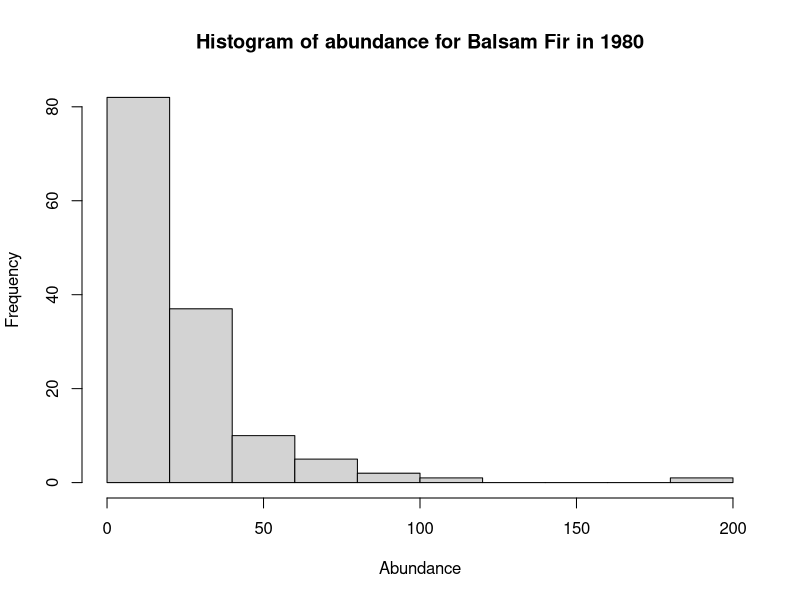
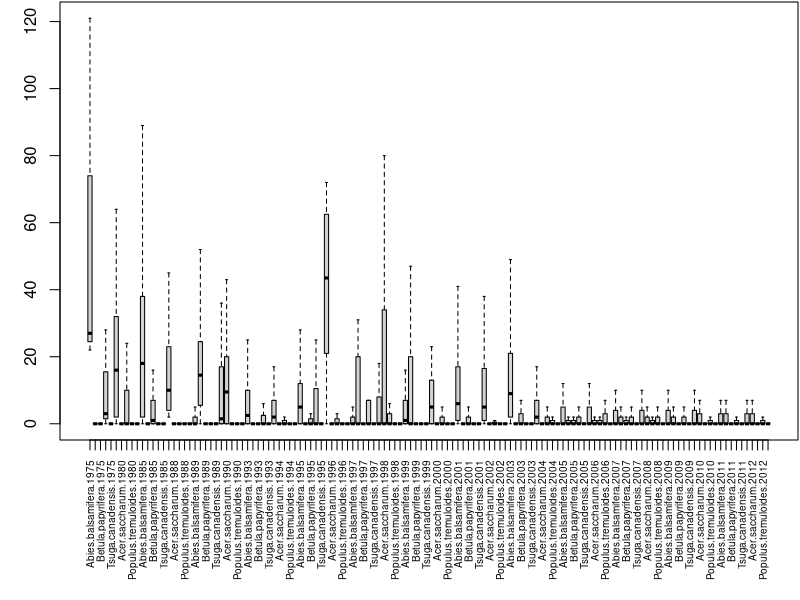
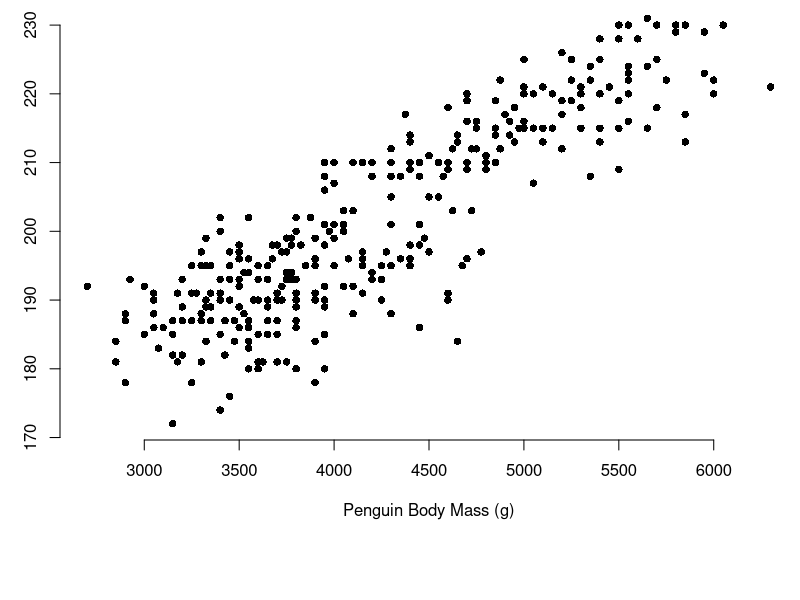
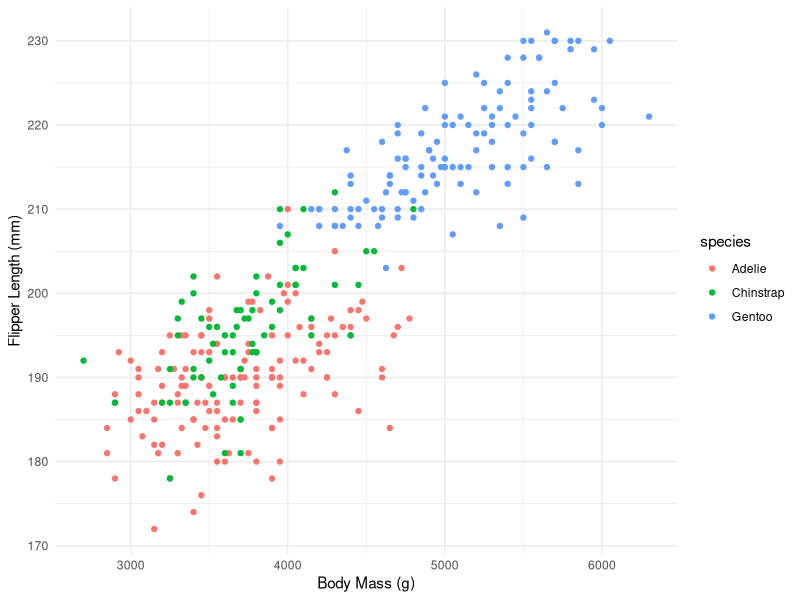
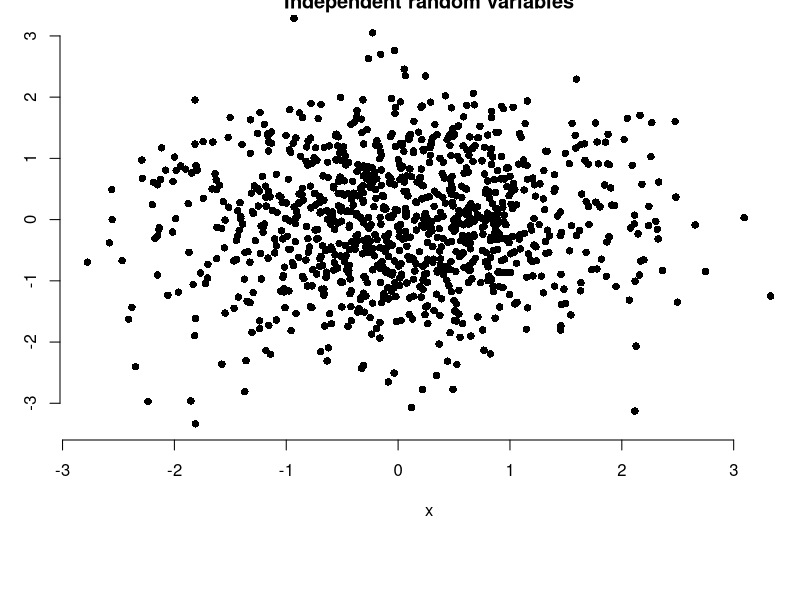
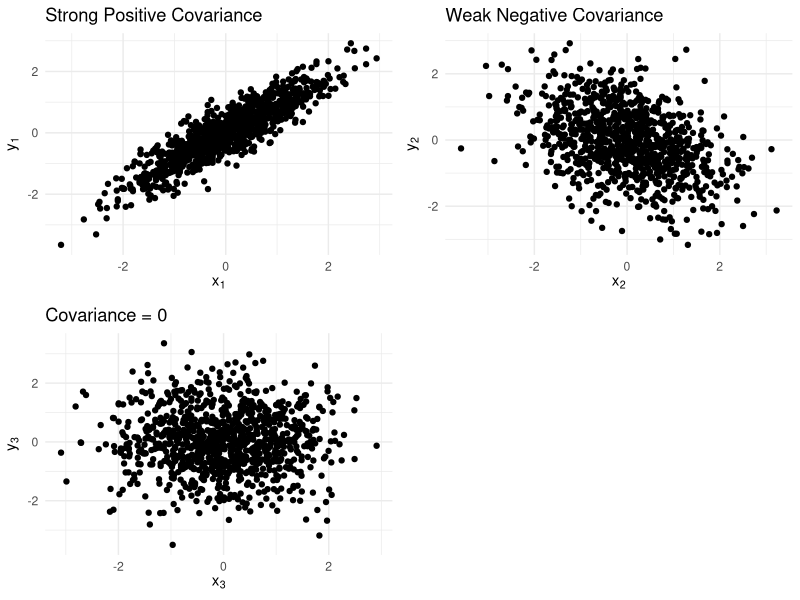
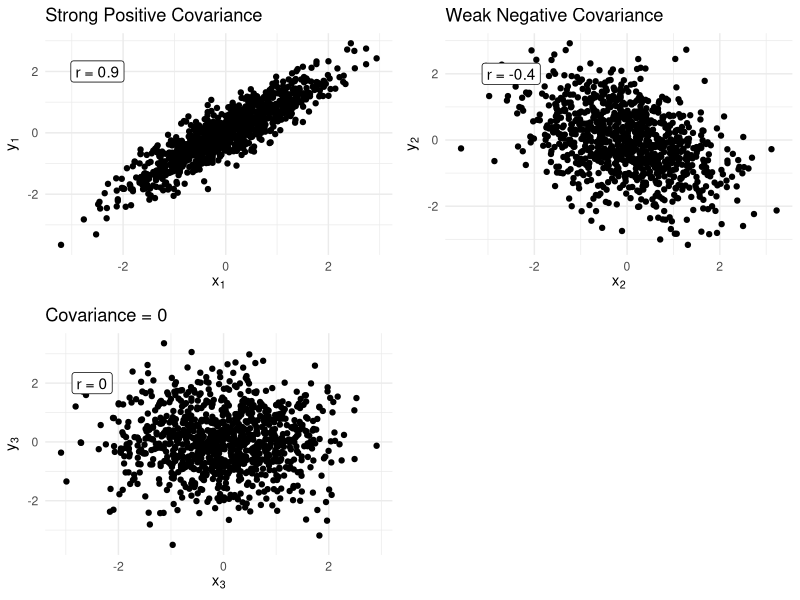
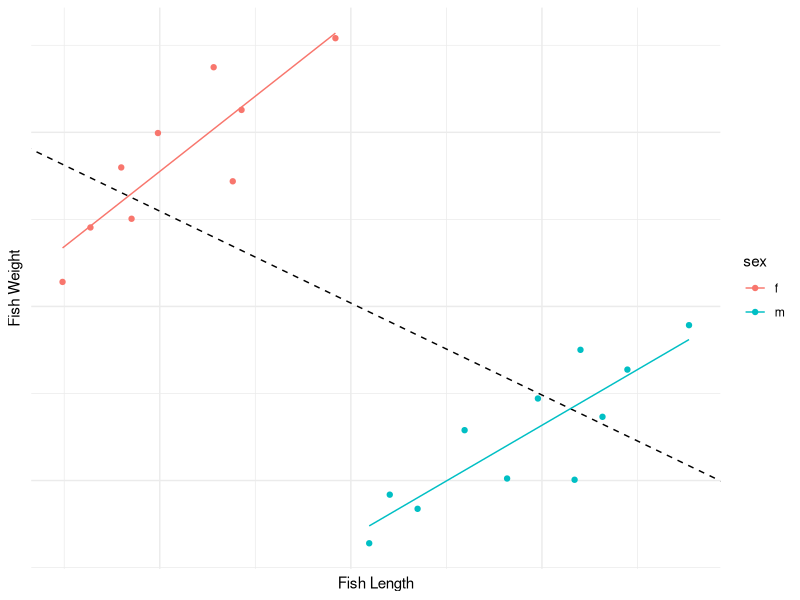

Reproduce these figures in R, in order.
## ---- chunk 1
## r code goes in to chunks, delimited like this. you can add one with the "Insert" menu
## This setup chunk should be used for defining the document defaults
## here, we set the default figure size, the comment character, and the type
## of graphics to use
knitr::opts_chunk$set(fig.width=5.5, fig.height=5.5, collapse = TRUE, comment = "##", dev="png", error=TRUE)

## this chunk us also a cood place to load any librarys you want
## and to store constants in the R environment
## here I save a set of 8 colours for figures
library(RColorBrewer)
cols = brewer.pal(8, "Set1")
library(mvtnorm)
library(ggplot2)
library(gridExtra)
## These two packages make table display nicer; you can omit them if you don't want
## to use tables
library(knitr)
library(kableExtra)
options(digits = 3)
set.seed(12345)
## ---- chunk 2
trees = read.csv("../datasets/tree_abundance.csv")
## ---- chunk 3
head(trees)
## ---- chunk 4
head(trees)
## ---- chunk 5
# install.packages("reshape2") # run this once, to install the package
library("reshape2")
trees_tall = melt(trees, id.vars = c("pid", "year"), 
				  variable.name = "species", 
				  value.name = "abundance")
head(trees_tall)
## ---- chunk 6
# install.packages("reshape2") # run this once, to install the package
library("reshape2")
trees_tall = melt(trees, id.vars = c("pid", "year"), 
				  variable.name = "species", 
				  value.name = "abundance")
head(trees_tall)
## ---- chunk 7
trees_wide = dcast(trees_tall, pid ~ species + year, 
				   value.var = "abundance", fill = 0)
trees_wide[1:10, 1:5]
## ---- chunk 8
balsam_fir_1980 = subset(trees_tall, 
						 species == "Abies.balsamifera" & 
						 	year == 1980)
hist(balsam_fir_1980$abundance, xlab = "Abundance", main = "Histogram of abundance for Balsam Fir in 1980")
## ---- chunk 9
balsam_fir_1980 = subset(trees_tall, 
						 species == "Abies.balsamifera" & 
						 	year == 1980)
head(balsam_fir_1980)
## ---- chunk 10
par(mar = c(8, 3, 0.1, 0.1)) # adjust the margins
bpl = boxplot(abundance ~ species + year, data = trees_tall, outline = FALSE, xlab = "",
			  xaxt = "n")
# do a bit of magic to rotate the axis labels
axis(side = 1, at = 1:length(bpl$names), labels = bpl$names, cex.axis = 0.6, las = 2)
## ---- chunk 11
# compute the mean of abundance, grouped by species and year
head(aggregate(abundance ~ species + year, 
			   data = trees_tall, FUN = mean))
## ---- chunk 12
# load penguin data
data(penguins, package = "palmerpenguins")
# convert to a data frame
penguins = as.data.frame(penguins)
# remove NAs
penguins = penguins[complete.cases(penguins),]
head(penguins)
## ---- chunk 13
# pch: plotting character, the symbol to use for the dots
# bty: the type of box to draw around the plot, 'n' disables this
plot(flipper_length_mm ~ body_mass_g, data = penguins, pch = 16, bty = 'n',
	 xlab = "Penguin Body Mass (g)", ylab = "Penguin Flipper Length (mm)")
## ---- chunk 14
ggplot(penguins) + 
	geom_point(aes(x = body_mass_g, y = flipper_length_mm, 
				   colour = species)) + 
	theme_minimal() + 
	xlab("Body Mass (g)") + ylab("Flipper Length (mm)")
## ---- chunk 15
x = rnorm(1000)
y = rnorm(1000) # these variables are independent

plot(x, y, pch=16, bty='n', main = "Independent random variables")
## ---- chunk 16
sig1 = matrix(c(1, 0.9, 0.9, 1), ncol=2)
sig2 = matrix(c(1, -0.4, -0.4, 1), ncol=2)
sig3 = matrix(c(1, 0, 0, 1), ncol=2)
xx1 = rmvnorm(1000, sigma = sig1)
x1 = xx1[,1]; y1 = xx1[,2]
xx2 = rmvnorm(1000, sigma = sig2)
x2 = xx2[,1]; y2 = xx2[,2]
xx3 = rmvnorm(1000, sigma = sig3)
x3 = xx3[,1]; y3 = xx3[,2]
p1 = ggplot(data.frame(x=x1, y = y1), aes(x=x, y=y)) + geom_point() +
	xlab(expression(x[1])) + ylab(expression(y[1])) +
	ggtitle("Strong Positive Covariance") + theme_minimal()
p2 = ggplot(data.frame(x=x2, y = y2), aes(x=x, y=y)) + geom_point() +
	xlab(expression(x[2])) + ylab(expression(y[2])) +
	ggtitle("Weak Negative Covariance") + theme_minimal()
p3 = ggplot(data.frame(x=x3, y = y3), aes(x=x, y=y)) + geom_point() +
	xlab(expression(x[3])) + ylab(expression(y[3])) +
	ggtitle("Covariance = 0") + theme_minimal()

## ---- chunk 17
# in R:
c(cov(x1, y1),
  cov(x2, y2),
  cov(x3, y3))
## ---- chunk 18
grid.arrange(p1, p2, p3, ncol=2)
## ---- chunk 19
# in R:
c(cor(x1, y1),
  cor(x2, y2),
  cor(x3, y3))
## ---- chunk 20
grid.arrange(
	p1 + annotate("label", x=-2.5, y=2, label=paste("r =", round(cor(x1, y1), 1))), 
	p2 + annotate("label", x=-2.5, y=2, label=paste("r =", round(cor(x2, y2), 1))), 
	p3 + annotate("label", x=-2.5, y=2, label=paste("r =", round(cor(x3, y3), 1))), ncol=2)
## ---- chunk 21
n = nrow(penguins)
(r = cor(penguins$body_mass_g, penguins$flipper_length_mm))
(s_r = sqrt((1-r^2)/(n-2)))
(t_val = r/s_r)
(2 * pt(t_val, n-2, lower.tail = FALSE)) # two-sided test

## ---- chunk 22
n = nrow(penguins)
(r = cor(penguins$body_mass_g, penguins$flipper_length_mm))
(s_r = sqrt((1-r^2)/(n-2)))
(t_val = r/s_r)
(2 * pt(t_val, n-2, lower.tail = FALSE)) # two-sided test

## ---- chunk 23
with(penguins, 
	 cor.test(body_mass_g, flipper_length_mm, alternative = "two.sided"))
## ---- chunk 24
csg = read.csv("../datasets/cor_subgroup.txt")
csg = csg[order(csg$sex, csg$x),]
mod = coef(lm(y~x, data = csg))
mod2 = lm(y~x*sex, data = csg)
segs = data.frame(xs = csg$x[c(1,10)], xe = csg$x[c(9, nrow(csg))], 
				   ys = predict(mod2)[c(1,10)], 
				   ye = predict(mod2)[c(9, nrow(csg))], sex = c('f', 'm'))
ggplot(csg, aes(x=x, y=y, col=sex)) + geom_point() + ylab("Fish Weight") + 
	xlab("Fish Length") + theme_minimal() + 
	geom_abline(aes(slope=mod[2], intercept = mod[1]), linetype=2) +
	geom_segment(data = segs, aes(x=xs, y=ys, xend=xe, yend=ye)) + 
	theme(axis.ticks=element_blank(), axis.text = element_blank())
## ---- chunk 25
set.seed(123)
n = 150
x = rlnorm(n)
y = exp(-1.5*x) + rgamma(n, 0.75, 0.75)
plot(x, y, pch=16, bty='n')
## ---- chunk 26
cor.test(x, y)
## ---- chunk 27
plot(rank(x), rank(y), pch = 16, bty='n')
## ---- chunk 28
cor.test(x, y)
cor.test(x, y, method = 'spearman')
## ---- chunk 29
tab = data.frame("colour" = c("violet", "white"), F2 = c(705, 224))
kable(tab)
## ---- chunk 30
tab = data.frame("colour" = c("violet", "white"), F2 = c(705, 224))
kable(tab)
## ---- chunk 31
# Test of proportions against a null hypothesis
# For small sample sizes, use binom.test
counts = matrix(c(705, 224), ncol = 2)
prop.test(counts, p = 0.75, alternative = "two.sided")
## ---- chunk 32
woodpecker = read.csv("../datasets/woodpecker.csv")
head(woodpecker)

table(woodpecker)
## ---- chunk 33
table(woodpecker)

table(woodpecker)/rowSums(table(woodpecker))

## ---- chunk 34
table(woodpecker)

table(woodpecker)/rowSums(table(woodpecker))

## ---- chunk 35
# for 2x2 tables with small sample sizes: Fisher's exact test
# fisher.test()
with(woodpecker, chisq.test(forest_type, nest_tree))

## ---- chunk 36
tab_burned = table(woodpecker[woodpecker$forest_type == "burned", "nest_tree"])
tab_burned = as.data.frame(tab_burned)
colnames(tab_burned) = c("nest_tree", "count")

tab_unburned = table(woodpecker[woodpecker$forest_type == "unburned", "nest_tree"])
tab_unburned = as.data.frame(tab_unburned)
colnames(tab_unburned) = c("nest_tree", "count")

p1 = ggplot(tab_burned, aes(x = "", y = count, fill = nest_tree)) +
  geom_col() + xlab("") + ylab("") + ggtitle("Burned") + theme_minimal() + 
  coord_polar(theta = "y") + theme(axis.text.x=element_blank(),
      axis.ticks.x=element_blank(),
      axis.text.y=element_blank(),
      axis.ticks.y=element_blank())
p2 = ggplot(tab_unburned, aes(x = "", y = count, fill = nest_tree)) +
  geom_col() + xlab("") + ylab("") + ggtitle("Unburned") + theme_minimal() + 
  coord_polar(theta = "y") + theme(axis.text.x=element_blank(),
      axis.ticks.x=element_blank(),
      axis.text.y=element_blank(),
      axis.ticks.y=element_blank())
library(gridExtra)
grid.arrange(p1, p2, ncol=2)
## ---- chunk 37

hsize = 4
tab_burned$x = tab_unburned$x = hsize

p3 = ggplot(tab_burned, aes(x = x, y = count, fill = nest_tree)) +
  geom_col() + xlab("") + ylab("") + ggtitle("Burned") + theme_minimal() + 
  coord_polar(theta = "y") + theme(axis.text.x=element_blank(),
      axis.ticks.x=element_blank(),
      axis.text.y=element_blank(),
      axis.ticks.y=element_blank()) + xlim(c(0.2, hsize + 0.5))
p4 = ggplot(tab_unburned, aes(x = x, y = count, fill = nest_tree)) +
  geom_col() + xlab("") + ylab("") + ggtitle("Unburned") + theme_minimal() + 
  coord_polar(theta = "y") + theme(axis.text.x=element_blank(),
      axis.ticks.x=element_blank(),
      axis.text.y=element_blank(),
      axis.ticks.y=element_blank()) + xlim(c(0.2, hsize + 0.5))
grid.arrange(p3, p4, ncol=2)
## ---- chunk 38
table(woodpecker)

woodp_plot = ggplot(woodpecker, aes(x = nest_tree,
				fill = forest_type)) + theme_minimal()
woodp_plot = woodp_plot + geom_bar(width = 0.5)
woodp_plot
## ---- chunk 39
woodp_plot
## ---- chunk 40
table(woodpecker)

woodp_plot = ggplot(woodpecker, aes(x = nest_tree,
				fill = forest_type))
woodp_plot = woodp_plot + geom_bar(width = 0.5, 
					position=position_dodge())
woodp_plot = woodp_plot + xlab("Nest Tree Type") +
	theme_minimal() + labs(fill = "Forest Type")
woodp_plot
## ---- chunk 41
woodp_plot
## ---- chunk 42
birddiv = read.csv("../datasets/birddiv.csv")
bird_plot = ggplot(birddiv, aes(x=forest_frag, 
				y = richness, colour = bird_type)) + 
				geom_point() + theme_minimal()
head(birddiv)
## ---- chunk 43
bird_plot
## ---- chunk 44
bird_plot = ggplot(birddiv, aes(x=forest_frag, 
				y = richness, colour = bird_type)) + 
				geom_jitter() + theme_minimal()
## ---- chunk 45
bird_plot
## ---- chunk 46
bird_plot = ggplot(birddiv, aes(x=as.factor(forest_frag), 
				y = richness, fill = bird_type)) + 
				geom_boxplot() + theme_minimal()
bird_plot = bird_plot + xlab("Forest Fragmentation")
## ---- chunk 47
bird_plot
